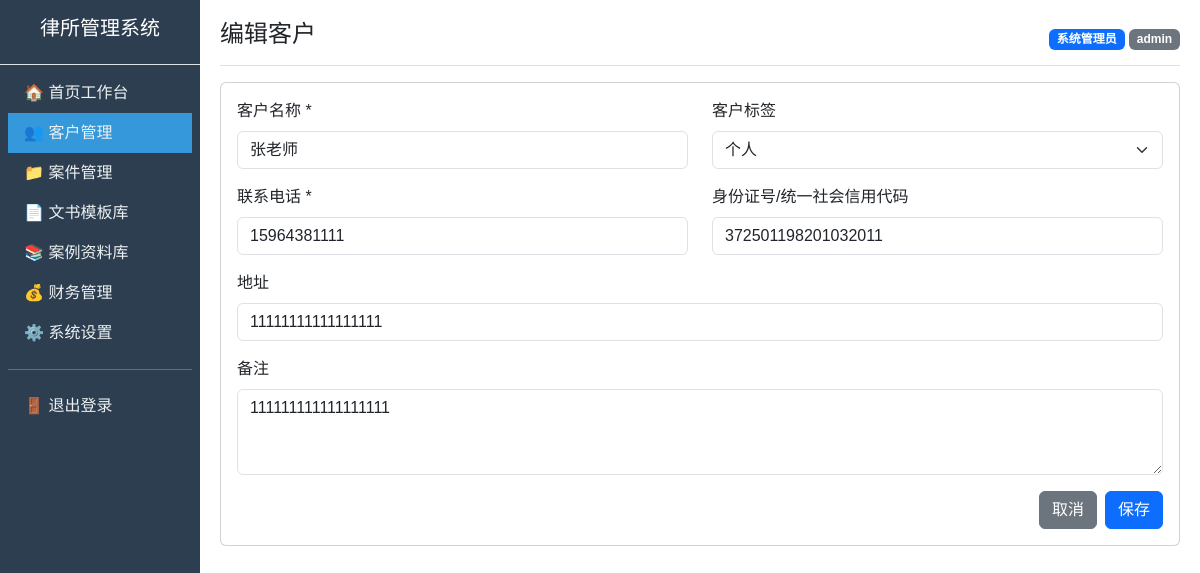
Page /client/edit/1 (signed in) on the committed database.
### models.py (models this page shows)
class Client(db.Model):
    __tablename__ = "client"
    id = db.Column(db.Integer, primary_key=True, autoincrement=True)
    name = db.Column(db.String(32), nullable=False)  # 客户姓名
    id_card = db.Column(db.String(32))  # 身份证号
    phone = db.Column(db.String(16), index=True)  # 手机号
    address = db.Column(db.String(256))  # 住址
    tag = db.Column(db.String(32))  # 客户标签：个人/企业/法律顾问单位
    remark = db.Column(db.Text)  # 备注
    create_time = db.Column(db.DateTime, default=datetime.now)

### app.py (the view, shortened to what this page needs)
@app.route('/client/edit/<int:id>', methods=['GET', 'POST'])
def client_edit(id):
    client = Client.query.get_or_404(id)
    return render_template('client/add.html', client=client)

### app.py (called while the page is built)
@app.before_request
def login_required():
    allowed_paths = ['/login', '/static/']
    if request.path in allowed_paths or request.path.startswith('/static'):
        return None
    if 'user_id' not in session:
        return redirect(url_for('login'))
    return None

### templates/client/add.html (shortened to what this page needs)
{% extends "base.html" %}
{% block page_title %}{% if client %}编辑客户{% else %}新增客户{% endif %}{% endblock %}
{% block content %}
<div class="card">
    <div class="card-body">
        <form method="POST" enctype="multipart/form-data">
            <div class="row mb-3">
                <div class="col-md-6">
                    <label class="form-label">客户名称 *</label>
                    <input type="text" name="name" class="form-control" required value="{% if client %}{{ client.name }}{% endif %}">
                </div>
                <div class="col-md-6">
                    <label class="form-label">客户标签</label>
                    <select name="tag" class="form-select">
                        <option value="个人" {% if client and client.tag == '个人' %}selected{% endif %}>个人</option>
                    </select>
                </div>
            </div>
            <div class="row mb-3">
                <div class="col-md-6">
                    <label class="form-label">联系电话 *</label>
                    <input type="tel" name="phone" class="form-control" required value="{% if client %}{{ client.phone }}{% endif %}">
                </div>
                <div class="col-md-6">
                    <label class="form-label">身份证号/统一社会信用代码</label>
                    <input type="text" name="id_card" class="form-control" value="{% if client %}{{ client.id_card }}{% endif %}">
                </div>
            </div>
            <div class="row mb-3">
                <div class="col-md-12">
                    <label class="form-label">地址</label>
                    <input type="text" name="address" class="form-control" value="{% if client %}{{ client.address }}{% endif %}">
                </div>
            </div>
            <div class="mb-3">
                <label class="form-label">备注</label>
                <textarea name="remark" class="form-control" rows="3">{% if client %}{{ client.remark }}{% endif %}</textarea>
            </div>
            <div class="d-flex justify-content-end">
                <a href="/client/list" class="btn btn-secondary me-2">取消</a>
                <button type="submit" class="btn btn-primary">保存</button>
            </div>
        </form>
    </div>
</div>
{% endblock %}

### templates/base.html (style rules this page uses)
body { font-family: "Microsoft YaHei", sans-serif; }

### rows in the picture
Client: name "张老师", tag "个人", phone "15964381111", id_card "372501198201032011", address "11111111111111111", remark "111111111111111111"

### other values in the picture
{{ session.real_name }} "系统管理员"
{{ session.role }} "admin"
